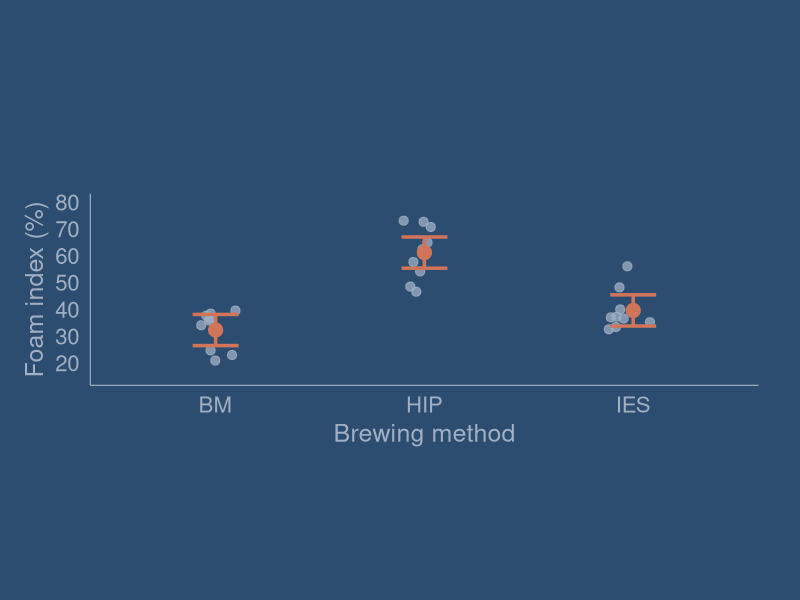

Reproduce this figure in R.
# BB852 AI workshop (Using AI assistants for R and statistics): figures
# ----------------------------------------------------------------------
# Title-slide figure for the workshop deck "BB852 19 AI Workshop v2", in the
# BB852 theme shared with the other lecture_figures generators (see
# lecture_figures/glm_count).
#
# The figure shows the espresso foam data from the ANOVA practical (lecture
# 12) with each method's mean and 95% confidence interval. Three workshop
# activities ask students to check AI answers about this model
# (foam_mod <- lm(foamIndx ~ method, data = espresso)), so the cover shows
# the answer they will check against.
#
# Data:
#   CourseData/espresso.csv  foam index for three espresso methods
#                            (BM, HIP, IES), n = 9 per method
#
# Run from the repository root:
# source("lecture_figures/ai_workshop/generate_figures.R")
#
# PNG files are written to lecture_figures/ai_workshop/output/<layout>/.


# Load packages -----------------------------------------------------------

library(ggplot2)
library(ragg)


# Define the BB852 theme and export functions -----------------------------
# Palette and theme match lecture_figures/glm_count.

bb852 <- list(
  bg       = "#FBFAF6",
  text     = "#1B2230",
  muted    = "#6B6E75",
  grid     = "#DDE2E8",
  slate    = "#24405F",
  coral    = "#D0745A",
  light    = "#9FB0C4",
  cover    = "#2C4D70"
)

# Avenir Next on the Mac; Helvetica otherwise. BB852_FONT overrides both.
available_fonts <- unique(systemfonts::system_fonts()$family)
bb852_font <- if (nzchar(Sys.getenv("BB852_FONT"))) {
  Sys.getenv("BB852_FONT")
} else if ("Avenir Next" %in% available_fonts) {
  "Avenir Next"
} else {
  "Helvetica"
}

theme_bb852 <- function(base_size = 18, base_family = bb852_font) {
  theme_minimal(base_size = base_size, base_family = base_family) +
    theme(
      plot.background = element_rect(fill = bb852$bg, colour = NA),
      panel.background = element_rect(fill = bb852$bg, colour = NA),
      panel.grid.major = element_line(colour = bb852$grid, linewidth = 0.4),
      panel.grid.minor = element_blank(),
      axis.title = element_text(colour = bb852$text, size = base_size),
      axis.text = element_text(colour = bb852$muted, size = base_size - 2),
      axis.ticks = element_blank(),
      legend.position = "none",
      plot.title = element_blank(),
      plot.subtitle = element_blank(),
      plot.caption = element_blank(),
      plot.margin = margin(12, 16, 12, 12)
    )
}

# Sizes (inches) match the figure placeholders in the BB852 slide theme.
bb852_sizes <- list(cover = c(5.43, 7.50))

output_root <- file.path("lecture_figures", "ai_workshop", "output")
unlink(output_root, recursive = TRUE)

save_bb852 <- function(plot, filename, layout = "cover", bg = bb852$bg) {
  size <- bb852_sizes[[layout]]
  output_directory <- file.path(output_root, layout)
  dir.create(output_directory, recursive = TRUE, showWarnings = FALSE)
  ggsave(file.path(output_directory, paste0(filename, ".png")), plot,
         width = size[1], height = size[2], units = "in", dpi = 300,
         device = ragg::agg_png, bg = bg)
  invisible(filename)
}


# Data and model ----------------------------------------------------------

espresso <- read.csv(file.path("CourseData", "espresso.csv"))
espresso$method <- factor(espresso$method, levels = c("BM", "HIP", "IES"))

# Group means and 95% CIs from the same model students fit in the practical
# (no intercept, so each coefficient is a group mean).
foam_means <- lm(foamIndx ~ method - 1, data = espresso)
ci <- confint(foam_means)
summary_df <- data.frame(
  method = factor(levels(espresso$method), levels = levels(espresso$method)),
  mean = coef(foam_means),
  lower = ci[, 1],
  upper = ci[, 2]
)
print(summary_df, digits = 3)


# Slide 1: title-slide chart ----------------------------------------------
# Raw data (light, jittered horizontally only) with mean and 95% CI (coral),
# on the cover colour.

set.seed(852)
cover_plot <- ggplot(espresso, aes(method, foamIndx)) +
  geom_jitter(width = 0.12, height = 0, colour = bb852$light,
              size = 2.8, alpha = 0.75) +
  geom_errorbar(data = summary_df,
                aes(x = method, ymin = lower, ymax = upper),
                inherit.aes = FALSE, width = 0.22, colour = bb852$coral,
                linewidth = 1.2) +
  geom_point(data = summary_df, aes(method, mean), colour = bb852$coral,
             size = 4.5) +
  scale_y_continuous(limits = c(15, 80), breaks = seq(20, 80, 10)) +
  labs(x = "Brewing method", y = "Foam index (%)") +
  theme_bb852() +
  theme(
    plot.background = element_rect(fill = bb852$cover, colour = NA),
    panel.background = element_rect(fill = bb852$cover, colour = NA),
    panel.grid.major = element_blank(),
    axis.line = element_line(colour = bb852$light, linewidth = 0.4),
    axis.title = element_text(colour = bb852$light),
    axis.text = element_text(colour = bb852$light),
    plot.margin = margin(140, 30, 110, 18)
  )

save_bb852(cover_plot, "slide_01_cover", layout = "cover", bg = bb852$cover)
